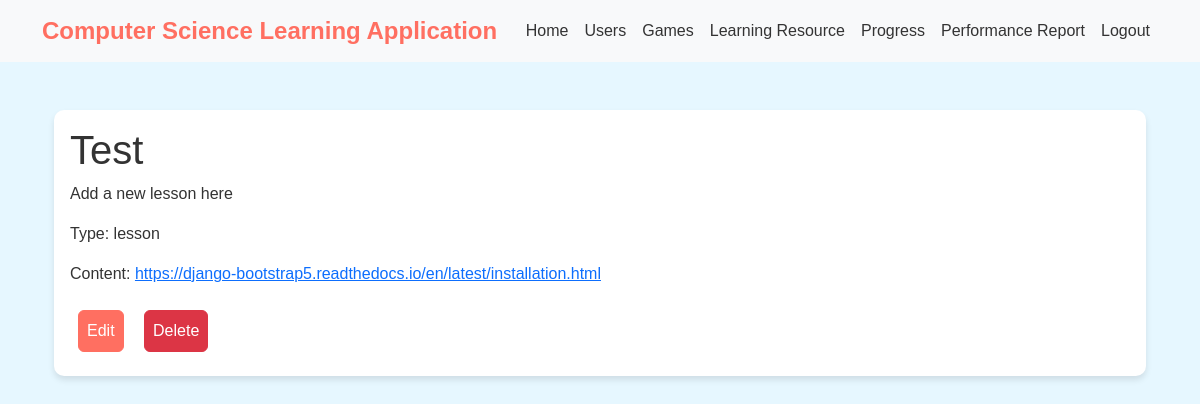
Page /learning_resources/1/ (signed in) on the committed database.
### computer_science_learning_app/models.py (models this page shows, shortened)
class LearningResource(models.Model):
    ResourceID = models.AutoField(primary_key=True)
    Title = models.CharField(max_length=100)
    Type_choices = [("lesson", "Lesson"), ("tutorial", "Tutorial"), ("movie", "Movie")]
    Type = models.CharField(max_length=20, choices=Type_choices)
    Description = models.TextField()
    Content = models.CharField(max_length=200)
    Age_Appropriateness = models.CharField(max_length=50)

### computer_science_learning_app/views.py (the view)
# urls.py: path('learning_resources/<int:pk>/', LearningResourceDetailView.as_view(), name='learning_resource_detail'),
class LearningResourceDetailView(LoginRequiredMixin,DetailView):
    model = LearningResource
    template_name = "learning_resource_detail.html"
    context_object_name = "learning_resource"

### computer_science_learning_app/templates/learning_resource_detail.html (shortened to what this page needs)
{% extends "base_template.html" %}
{% block content %}
<div class="container mt-5">
    <div class="card">
        <div class="card-body">
            <h1 class="card-title">{{ learning_resource.Title }}</h1>
            <p class="card-text">{{ learning_resource.Description }}</p>
            <p class="card-text">Type: {{ learning_resource.Type }}</p>
            <p class="card-text">Content: <a href="{{ learning_resource.Content }}" target="_blank">{{ learning_resource.Content }}</a>
            </p>
            <div>
                <a href="{% url 'learning_resource_update' pk=learning_resource.ResourceID %}"
                    class="p-2 m-2 btn btn-primary">Edit</a>
                <a href="{% url 'learning_resource_delete' pk=learning_resource.ResourceID %}"
                    class="p-2 m-2 btn btn-danger">Delete</a>
            </div>
        </div>
    </div>
</div>
{% endblock %}

### computer_science_learning_app/templates/base_template.html (style rules this page uses)
body { background-color: #e6f7ff; color: #333; font-family: Arial, sans-serif; }
.card { transition: all 0.3s ease-in-out; background-color: #fff; border: none; border-radius: 10px; box-shadow: 0 4px 6px rgba(0, 0, 0, 0.1); }
.btn-primary { background-color: #ff6f61; border-color: #ff6f61; }
body, .navbar, .nav-link, .card { color: #333; }

### rows in the picture
LearningResource: Title "Test", Description "Add a new lesson here", Type "lesson", Content "https://django-bootstrap5.readthedocs.io/en/latest/installation.html"
